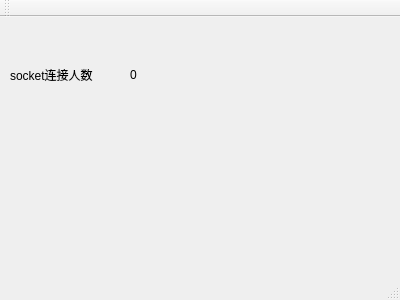
<?xml version="1.0" encoding="UTF-8"?>
<ui version="4.0">
 <class>MainWindow</class>
 <widget class="QMainWindow" name="MainWindow">
  <property name="geometry">
   <rect>
    <x>0</x>
    <y>0</y>
    <width>400</width>
    <height>300</height>
   </rect>
  </property>
  <property name="windowTitle">
   <string>MainWindow</string>
  </property>
  <widget class="QWidget" name="centralWidget">
   <widget class="QLabel" name="label">
    <property name="geometry">
     <rect>
      <x>10</x>
      <y>50</y>
      <width>111</width>
      <height>16</height>
     </rect>
    </property>
    <property name="text">
     <string>socket连接人数</string>
    </property>
   </widget>
   <widget class="QLabel" name="label_online">
    <property name="geometry">
     <rect>
      <x>130</x>
      <y>50</y>
      <width>60</width>
      <height>16</height>
     </rect>
    </property>
    <property name="text">
     <string>0</string>
    </property>
   </widget>
  </widget>
  <widget class="QMenuBar" name="menuBar">
   <property name="geometry">
    <rect>
     <x>0</x>
     <y>0</y>
     <width>400</width>
     <height>22</height>
    </rect>
   </property>
  </widget>
  <widget class="QToolBar" name="mainToolBar">
   <attribute name="toolBarArea">
    <enum>TopToolBarArea</enum>
   </attribute>
   <attribute name="toolBarBreak">
    <bool>false</bool>
   </attribute>
  </widget>
  <widget class="QStatusBar" name="statusBar"/>
 </widget>
 <layoutdefault spacing="6" margin="11"/>
 <resources/>
 <connections/>
</ui>
